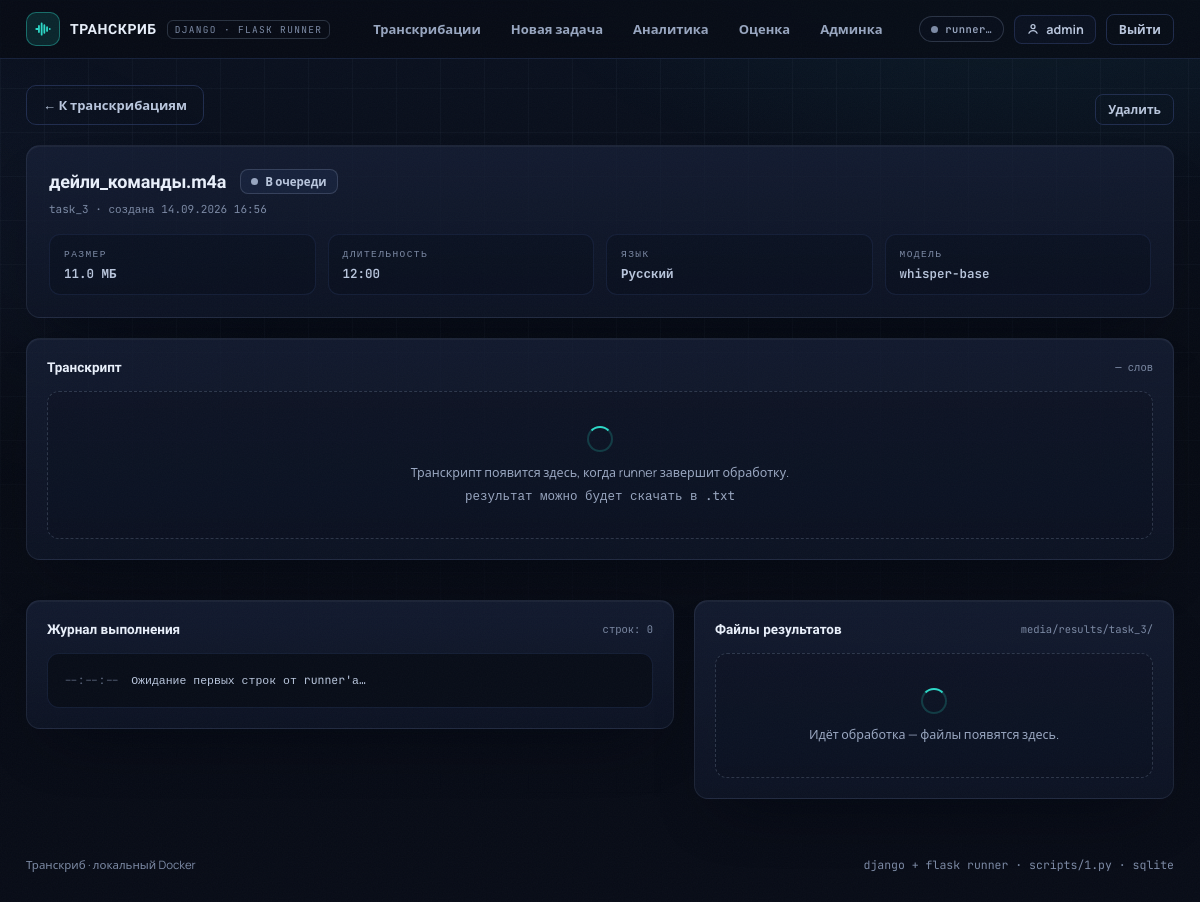
Before: /task/3/ (signed in) with the older database file.
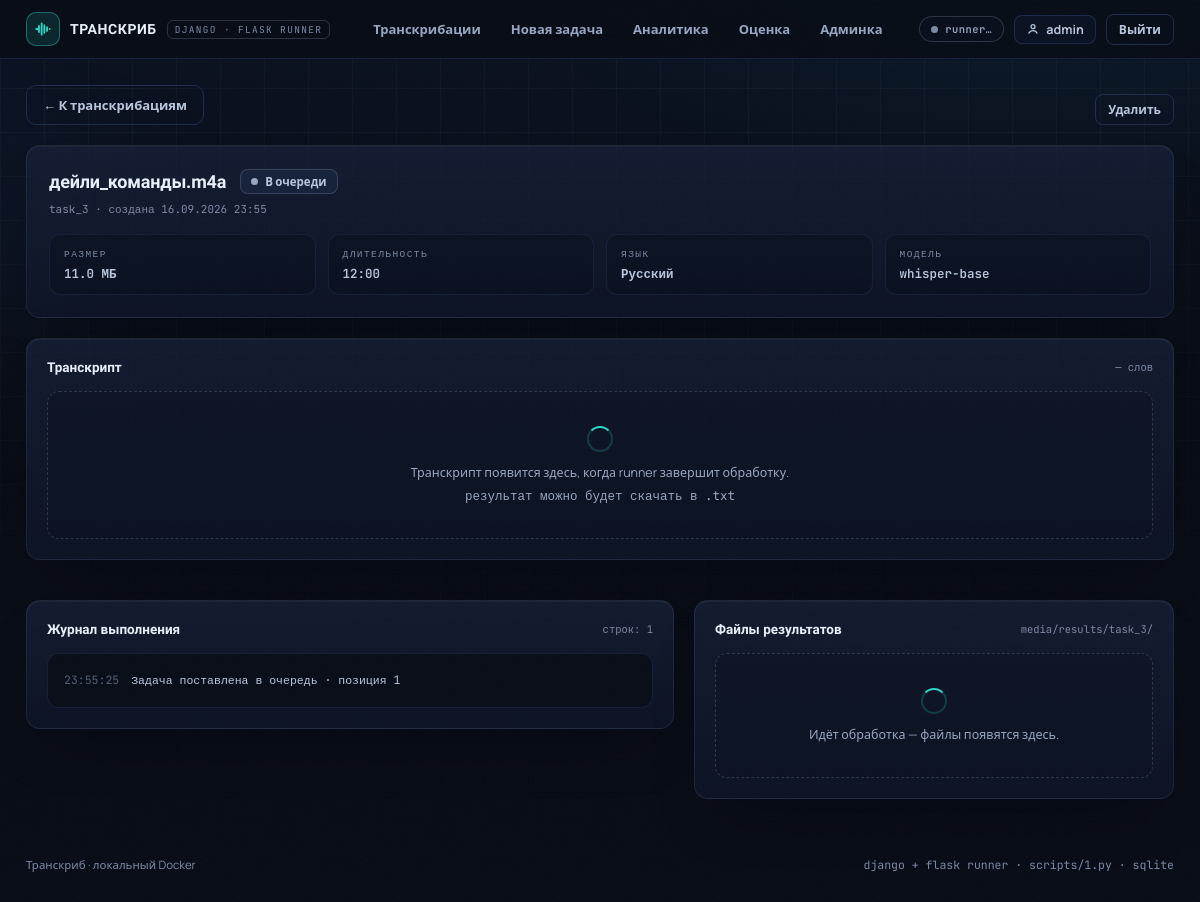
After: the same page with the newer database file.
### core/models.py (models this page shows, shortened)
class Task(models.Model):
    class Status(models.TextChoices):
        PENDING = "pending", "В очереди"
        RUNNING = "running", "Выполняется"
        DONE = "done", "Завершено"
        ERROR = "error", "Ошибка"
    user = models.ForeignKey(User, on_delete=models.CASCADE, related_name="tasks", verbose_name="Пользователь")
    input_file = models.FileField(
        "Файл",
        upload_to="uploads/",
        validators=[FileExtensionValidator(ALLOWED_EXTENSIONS)],
    )
    original_name = models.CharField("Исходное имя", max_length=255, blank=True)
    size_bytes = models.BigIntegerField("Размер, байт", default=0)
    duration_sec = models.FloatField("Длительность, сек", null=True, blank=True)
    language = models.CharField("Язык", max_length=32, default="Русский")
    model = models.CharField("Модель", max_length=64, default="large-v3-turbo")
    diarization = models.BooleanField("Диаризация спикеров", default=True)
    script = models.ForeignKey(
        "ProcessingScript",
        on_delete=models.SET_NULL,
        null=True,
        blank=True,
        related_name="tasks",
        verbose_name="Скрипт транскрибации",
        help_text="Выберите скрипт для обработки. Если не выбран, используется скрипт по умолчанию."
    )
    diarization_method = models.CharField("Метод диаризации", max_length=32, default="spectral",
                                          choices=[("ecapa", "ecapa"), ("spectral", "spectral")])
    timeout_sec = models.IntegerField("Таймаут (мс)", default=60000)
    gpu_id = models.IntegerField("ID GPU", default=0)
    metadata_json = models.TextField("Метаданные JSON", blank=True, default="")
    output_path = models.CharField("Путь вывода", max_length=512, blank=True, default="")
    status = models.CharField("Статус", max_length=10, choices=Status.choices, default=Status.PENDING)
    progress = models.PositiveSmallIntegerField("Прогресс, %", default=0)
    error = models.TextField("Ошибка", blank=True)
    transcript_text = models.TextField("Текст транскрибации", blank=True)
    words = models.PositiveIntegerField("Слов", null=True, blank=True)
    created_at = models.DateTimeField("Создана", auto_now_add=True)
    updated_at = models.DateTimeField("Обновлена", auto_now=True)
    finished_at = models.DateTimeField("Завершена", null=True, blank=True)
    class Meta:
        ordering = ["-created_at"]
        verbose_name = "Задача"
        verbose_name_plural = "Задачи"
    @property
    def display_name(self) -> str:
        return self.original_name or os.path.basename(self.input_file.name or "файл")
    @property
    def size_human(self) -> str:
        mb = (self.size_bytes or 0) / 1048576
        return f"{mb / 1024:.2f} ГБ" if mb >= 1024 else f"{mb:.1f} МБ"
    @property
    def duration_human(self) -> str:
        if not self.duration_sec:
            return "—"
        total = int(self.duration_sec)
        h, rem = divmod(total, 3600)
        m, s = divmod(rem, 60)
        return f"{h}:{m:02d}:{s:02d}" if h else f"{m:02d}:{s:02d}"
    @property
    def has_transcript(self) -> bool:
        return bool(self.transcript_text and self.transcript_text.strip())
    def result_folder(self) -> str:
        return os.path.join(settings.MEDIA_ROOT, "results", f"task_{self.pk}")
    def result_files(self):
        folder = self.result_folder()
        if not os.path.isdir(folder):
            return []

class TaskLog(models.Model):
    class Level(models.TextChoices):
        INFO = "info", "Инфо"
        OK = "ok", "Успех"
        WARN = "warn", "Предупреждение"
        ERR = "err", "Ошибка"
    task = models.ForeignKey(Task, on_delete=models.CASCADE, related_name="logs", verbose_name="Задача")
    level = models.CharField("Уровень", max_length=4, choices=Level.choices, default=Level.INFO)
    text = models.TextField("Строка")
    created_at = models.DateTimeField("Время", auto_now_add=True)
    class Meta:
        ordering = ["id"]
        indexes = [models.Index(fields=["task", "id"])]
        verbose_name = "Строка журнала"
        verbose_name_plural = "Журналы задач"

### core/views.py (the view)
# urls.py: path("task/<int:task_id>/", task_detail, name="task_detail"),
@login_required
def task_detail(request, task_id: int):
    task = get_object_or_404(Task, pk=task_id, user=request.user)
    logs = list(task.logs.order_by("id"))
    last_log_id = logs[-1].pk if logs else 0
    init = json.dumps(
        {"id": task.pk, "status": task.status, "progress": task.progress, "last_log_id": last_log_id},
        ensure_ascii=False,
    )
    context = {
        "task": task,
        "logs": logs[-500:],
        "result_files": task.result_files(),
        "task_init": init,
    }
    return render(request, "core/task_detail.html", context)

### core/templates/core/task_detail.html (shortened to what the changed rows need)
{% extends "base.html" %}
{% load static %}
{% block content %}
<section class="panel task-head">
  <div class="task-head-main">
    <div class="task-title-row">
      <h1 class="page-title small">{{ task.display_name }}</h1>
      <span id="status-slot" data-cell="status">
        {% include "core/_status.html" with status=task.status progress=task.progress %}
      </span>
    </div>
    <p class="mono task-id">task_{{ task.pk }} · создана {{ task.created_at|date:"d.m.Y H:i" }}
      {% if task.finished_at %} · завершена {{ task.finished_at|date:"H:i:s" }}{% endif %}</p>
  </div>
  <div class="meta-grid">
    <div class="meta-card"><p class="meta-k">Размер</p><p class="meta-v mono">{{ task.size_human }}</p></div>
    <div class="meta-card"><p class="meta-k">Длительность</p><p class="meta-v mono">{{ task.duration_human }}</p></div>
    <div class="meta-card"><p class="meta-k">Язык</p><p class="meta-v mono">{{ task.language }}</p></div>
    <div class="meta-card"><p class="meta-k">Модель</p><p class="meta-v mono">{{ task.model }}</p></div>
  </div>
</section>
<section class="panel transcript-panel">
  <header class="panel-head">
    <h2>Транскрипт</h2>
    {% if task.has_transcript %}
      <a class="btn btn-primary btn-sm" href="{% url 'download_txt' task.pk %}">
        <svg viewBox="0 0 24 24" width="14" height="14" fill="none" stroke="currentColor" stroke-width="2.4" stroke-linecap="round" stroke-linejoin="round"><path d="M12 4v12M6 10l6 6 6-6M4 20h16"/></svg>
        Скачать .txt
      </a>
    {% else %}
      <span class="mono hint" id="transcript-hint">{{ task.words|default:"—" }} слов</span>
    {% endif %}
  </header>
</section>
<div class="detail-grid">
  <section class="panel log-panel">
    <header class="panel-head">
      <h2>Журнал выполнения</h2>
      <span class="mono hint" id="log-hint">строк: {{ logs|length }}</span>
    </header>
    <div class="terminal" id="terminal">
      {% for line in logs %}
      <div class="log-line lvl-{{ line.level }}"><span class="log-t">{{ line.created_at|date:"H:i:s" }}</span>{{ line.text }}</div>
      {% empty %}
      <div class="log-line lvl-info"><span class="log-t">--:--:--</span>Ожидание первых строк от runner'а…</div>
      {% endfor %}
    </div>
  </section>
  <section class="panel results-panel">
    <header class="panel-head">
      <h2>Файлы результатов</h2>
      <span class="mono hint">media/results/task_{{ task.pk }}/</span>
    </header>
  </section>
</div>
{% endblock %}

Changed rows visible on the page:
changed Task "дейли_команды.m4a": created_at "14.09.2026 16:56" → "16.09.2026 23:55"
added TaskLog: created_at "23:55:25", text "Задача поставлена в очередь · позиция 1"
Other visible differences:
{{ logs|length }}: "0" → "1"
text no longer shown: "--:--:-- Ожидание первых строк от runner'а…"
